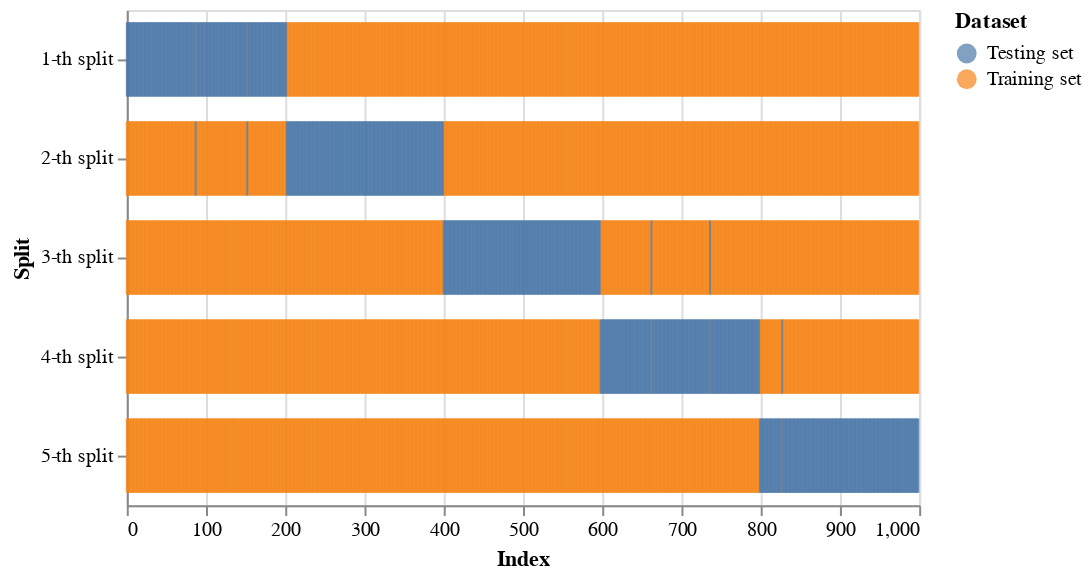

This figure's notebook cell:
### Markdown cell above
## *k*-Fold CV
*k*-Fold Cross-validation은 각각 Stratification이 적용되지 않은 [sklearn.model_selection.KFold](https://scikit-learn.org/stable/modules/generated/sklearn.model_selection.KFold.html#sklearn.model_selection.KFold)과 Stratification이 적용된 [sklearn.model_selection.StratifiedKFold](https://scikit-learn.org/stable/modules/generated/sklearn.model_selection.StratifiedKFold.html#sklearn.model_selection.StratifiedKFold)을 사용하면 된다.

### Code cell
import numpy as np
from sklearn.datasets import make_classification
from sklearn.model_selection import StratifiedKFold


X, y = make_classification(
    n_samples=1000, # 총 샘플 개수
    n_features=15, # 특성값 수
    n_redundant=1, # 다중공선성을 가지는 특성값 수
    n_clusters_per_class=1, # 레이블 값 별 데이터 군집의 수
    weights=[0.99, 0.01], # 레이블 값 비율
    flip_y=0, # 레이블 값에 적용할 노이즈 비율
    random_state=42
)

splitter = StratifiedKFold(
    n_splits=5, # 생성할 Split의 갯수 (또는 k)
    shuffle=False, # Split 생성 전 전체 데이터를 무작위로 섞을건지 여부
)

chart, stat = vis_and_stats(splitter, X, y)
display(chart)
display(stat)

### Figure 1 — Vega-Lite specification as saved in the notebook (floating-point values rounded to 4 significant figures; data arrays with more than 128 entries replaced by an {"elided": "..."} marker saying what was removed)
{"config": {"view": {"continuousWidth": 400, "continuousHeight": 300}}, "data": {"name": "data-0a56af15a85a7d775d9c855e2f9f463a"}, "mark": {"type": "tick", "bandSize": 20, "thickness": 1}, "encoding": {"color": {"field": "Dataset", "type": "nominal"}, "x": {"field": "Index", "type": "quantitative"}, "y": {"field": "Split", "type": "ordinal"}}, "height": 250, "$schema": "https://vega.github.io/schema/vega-lite/v4.17.0.json", "datasets": {"data-0a56af15a85a7d775d9c855e2f9f463a": {"elided": "5000 records"}}}
